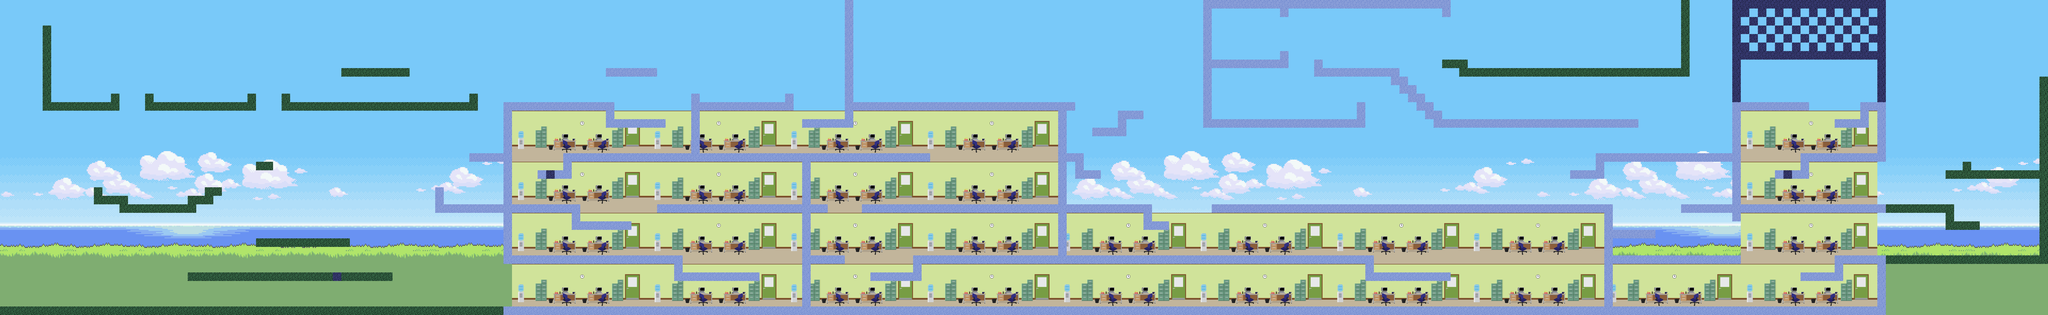

Below is a game level as drawn by its tile map, then a one-line description and the .tmx that defines it (tile-layer data replaced by summaries):
An orthogonal 240x37 tile map with 32x32 px tiles, 1 tile layer (tilelayer), 1 image layer and 53 objects (23x enemyspawn, 13x featurespawn, 11x powerupspawn, 3x tilepowerup, playerspawn, ...).

<map version="1.0" tiledversion="1.0.3" orientation="orthogonal" renderorder="right-down" width="240" height="37" tilewidth="32" tileheight="32" nextobjectid="62">
 <tileset firstgid="1" name="tiles" tilewidth="32" tileheight="32" tilecount="4" columns="2">
  <image source="tiles.png" width="64" height="64" />
  <tile id="0">
   <objectgroup draworder="index">
    <properties>
     <property name="solid" type="bool" value="true" />
    </properties>
   </objectgroup>
  </tile>
  <tile id="1">
   <objectgroup draworder="index">
    <properties>
     <property name="solid" type="bool" value="true" />
    </properties>
   </objectgroup>
  </tile>
  <tile id="2">
   <objectgroup draworder="index">
    <properties>
     <property name="solid" type="bool" value="true" />
    </properties>
   </objectgroup>
  </tile>
  <tile id="3">
   <objectgroup draworder="index">
    <properties>
     <property name="solid" type="bool" value="false" />
    </properties>
   </objectgroup>
  </tile>
 </tileset>
 <imagelayer name="imagelayer">
  <image source="lvl1.png" width="7680" height="1184" />
 </imagelayer>
 <layer name="tilelayer" width="240" height="37">
  <data>[8880 cells, 8880 non-empty, 4 distinct tile ids]</data>
 </layer>
 <objectgroup name="objectlayer">
  <object id="1" name="playerspawn" type="playerspawn" x="52.1389" y="1064.11" width="56.8788" height="65.1736" />
  <object id="2" name="enemyspawn1" type="enemyspawn" x="782.083" y="943.24" width="36.7342" height="35.5492" />
  <object id="4" name="enemyspawn2" type="enemyspawn" x="1997.27" y="882.806" width="36.7342" height="35.5492" />
  <object id="5" name="enemyspawn3" type="enemyspawn" x="2889.56" y="494.134" width="36.7342" height="35.5492" />
  <object id="6" name="enemyspawn4" type="enemyspawn" x="4328.12" y="1071.22" width="36.7342" height="35.5492" />
  <object id="7" name="enemyspawn5" type="enemyspawn" x="6444.48" y="1068.85" width="36.7342" height="35.5492" />
  <object id="9" name="powerupspawn2" type="powerupspawn" x="3632.37" y="867.679" width="36.7342" height="35.5492" />
  <object id="10" name="powerupspawn3" type="powerupspawn" x="4082.12" y="874.706" width="36.7342" height="35.5492" />
  <object id="11" name="featurespawn1" type="featurespawn" x="1076.66" y="957.361" width="36.7342" height="35.5492" />
  <object id="12" name="featurespawn2" type="featurespawn" x="3698.1" y="1059.93" width="36.7342" height="35.5492" />
  <object id="13" name="featurespawn3" type="featurespawn" x="5291.53" y="965.112" width="36.7342" height="35.5492" />
  <object id="14" name="tilepowerup3" type="tilepowerup" x="6694.05" y="645.97" width="19.8893" height="19.8893" />
  <object id="16" name="tilepowerup2" type="tilepowerup" x="2052.98" y="645.507" width="19.8893" height="19.8893" />
  <object id="17" name="tilepowerup1" type="tilepowerup" x="1253.95" y="1030.5" width="19.8893" height="19.8893" />
  <object id="19" name="levelend1" type="levelend" x="6539.52" y="256" width="96" height="128" />
  <object id="22" name="bossspawn1" type="bossspawn" x="1150" y="768" width="128" height="128">
   <properties>
    <property name="height" type="int" value="128" />
    <property name="lvl" type="int" value="1" />
    <property name="width" type="int" value="128" />
   </properties>
  </object>
  <object id="23" name="powerupspawn4" type="powerupspawn" x="666.224" y="276.018" width="36.7342" height="35.5492" />
  <object id="24" name="powerupspawn5" type="powerupspawn" x="1801.7" y="515.49" width="36.7342" height="35.5492" />
  <object id="26" name="featurespawn4" type="featurespawn" x="6206.55" y="696.05" width="36.7342" height="35.5492" />
  <object id="27" name="featurespawn5" type="featurespawn" x="1395.02" y="316.81" width="36.7342" height="35.5492" />
  <object id="28" name="enemyspawn6" type="enemyspawn" x="5653.93" y="326.19" width="36.7342" height="35.5492" />
  <object id="29" name="enemyspawn6" type="enemyspawn" x="1679.57" y="1045.39" width="36.7342" height="35.5492" />
  <object id="30" name="featurespawn5" type="featurespawn" x="564.022" y="690.993" width="36.7342" height="35.5492" />
  <object id="31" name="powerupspawn6" type="powerupspawn" x="2749.74" y="289.945" width="36.7342" height="35.5492" />
  <object id="32" name="enemyspawn7" type="enemyspawn" x="4919.83" y="1063" width="36.7342" height="35.5492" />
  <object id="33" name="enemyspawn8" type="enemyspawn" x="5457.34" y="686.451" width="36.7342" height="35.5492" />
  <object id="34" name="enemyspawn9" type="enemyspawn" x="3577.49" y="683.576" width="36.7342" height="35.5492" />
  <object id="35" name="featurespawn9" type="featurespawn" x="4845.19" y="348.643" width="36.7342" height="35.5492" />
  <object id="36" name="featurespawn10" type="featurespawn" x="812.612" y="267.065" width="36.7342" height="35.5492" />
  <object id="37" name="featurespawn11" type="featurespawn" x="1749.52" y="674.316" width="36.7342" height="35.5492" />
  <object id="38" name="enemyspawn10" type="enemyspawn" x="3639.82" y="292.96" width="36.7342" height="35.5492" />
  <object id="39" name="powerupspawn10" type="powerupspawn" x="6351.69" y="864.994" width="36.7342" height="35.5492" />
  <object id="40" name="featurespawn20" type="featurespawn" x="273.031" y="298.841" width="36.7342" height="35.5492" />
  <object id="41" name="powerupspawn20" type="powerupspawn" x="2861.99" y="682.702" width="36.7342" height="35.5492" />
  <object id="42" name="powerupspawn21" type="powerupspawn" x="4635.6" y="133.528" width="36.7342" height="35.5492" />
  <object id="43" name="featurespawn21" type="featurespawn" x="6033.75" y="144.736" width="36.7342" height="35.5492" />
  <object id="44" name="enemyspawn20" type="enemyspawn" x="5672.3" y="144.736" width="36.7342" height="35.5492" />
  <object id="45" name="enemyspawn21" type="enemyspawn" x="6983.59" y="679.9" width="36.7342" height="35.5492" />
  <object id="46" name="enemyspawn22" type="enemyspawn" x="5745.15" y="990.911" width="36.7342" height="35.5492" />
  <object id="48" name="enemyspawn23" type="enemyspawn" x="1194.86" y="284.831" width="36.7342" height="35.5492" />
  <object id="49" name="enemyspawn24" type="enemyspawn" x="2196.72" y="1075.17" width="36.7342" height="35.5492" />
  <object id="50" name="enemyspawn25" type="enemyspawn" x="4672.02" y="668.692" width="36.7342" height="35.5492" />
  <object id="51" name="enemyspawn25" type="enemyspawn" x="3391.55" y="301.643" width="36.7342" height="35.5492" />
  <object id="52" name="featurespawn25" type="featurespawn" x="3839.86" y="307.246" width="36.7342" height="35.5492" />
  <object id="53" name="powerupspawn26" type="powerupspawn" x="5095.11" y="649.079" width="36.7342" height="35.5492" />
  <object id="54" name="powerupspawn28" type="powerupspawn" x="7496.34" y="881.637" width="36.7342" height="35.5492" />
  <object id="55" name="featurespawn29" type="featurespawn" x="7499.14" y="559.418" width="36.7342" height="35.5492" />
  <object id="56" name="enemyspawn29" type="enemyspawn" x="2382.76" y="883.355" width="36.7342" height="35.5492" />
  <object id="57" name="enemyspawn30" type="enemyspawn" x="2668.07" y="694.09" width="36.7342" height="35.5492" />
  <object id="58" name="enemyspawn31" type="enemyspawn" x="3484.46" y="880.53" width="36.7342" height="35.5492" />
  <object id="59" name="enemyspawn32" type="enemyspawn" x="4190.67" y="702.564" width="36.7342" height="35.5492" />
  <object id="60" name="powerupspawn33" type="powerupspawn" x="5526.83" y="1047.2" width="36.7342" height="35.5492" />
  <object id="61" name="enemyspawn35" type="enemyspawn" x="2434.35" y="1076.49" width="36.7342" height="35.5492" />
 </objectgroup>
</map>
